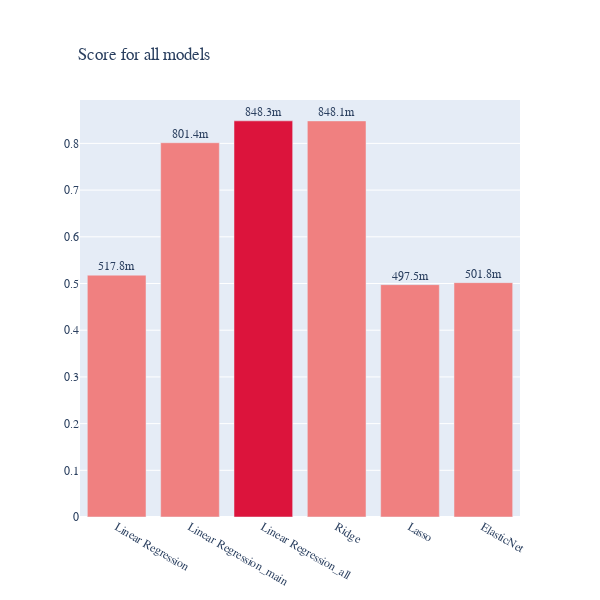

Here is the notebook cell this chart was saved with:
### Code cell
colors_2 = ['lightcoral',] * 7
colors_2[2] = 'crimson'

fig = go.Figure(data=[go.Bar(x=df_results.Model,
                             y=df_results.score_pred, marker_color=colors_2,
                             text=df_results.score_pred, name='R2_SCORE_TEST'
                            
             #color_discrete_sequence=px.colors.diverging.balance
            )])


fig.update_layout(title_text='Score for all models', title_x=0.01)
fig.update_layout(legend=dict(
    yanchor="top",
    y=0.95,
    xanchor="left",
    x=0.1
))
fig.update_layout(title=dict(
    yanchor="top",
    y=0.92,
    xanchor="left",
    x=0.13))
fig.update_layout( # customize font and legend orientation & position
    font_family="Rockwell",
    legend=dict(
        title=None, orientation="h", y=1, yanchor="bottom", x=0.3, xanchor="center"
    )
)
fig.update_traces(texttemplate='%{text:.4s}', textposition='outside')
fig.update_layout(
    autosize=False,
    width=600,
    height=600,)
fig.show()

### Figure 1 — Plotly figure (JSON) as saved in the notebook; plotly's stock layout.template omitted (floating-point values rounded to 4 significant figures)
{"data": [{"marker": {"color": ["lightcoral", "lightcoral", "crimson", "lightcoral", "lightcoral", "lightcoral", "lightcoral"]}, "name": "R2_SCORE_TEST", "text": [0.5178, 0.8014, 0.8483, 0.8481, 0.4975, 0.5018], "textposition": "outside", "texttemplate": "%{text:.4s}", "type": "bar", "x": ["Linear Regression", "Linear Regression_main", "Linear Regression_all", "Ridge", "Lasso", "ElasticNet"], "y": [0.5178, 0.8014, 0.8483, 0.8481, 0.4975, 0.5018]}], "layout": {"autosize": false, "font": {"family": "Rockwell"}, "height": 600, "legend": {"orientation": "h", "title": {}, "x": 0.3, "xanchor": "center", "y": 1, "yanchor": "bottom"}, "title": {"text": "Score for all models", "x": 0.13, "xanchor": "left", "y": 0.92, "yanchor": "top"}, "width": 600}}
